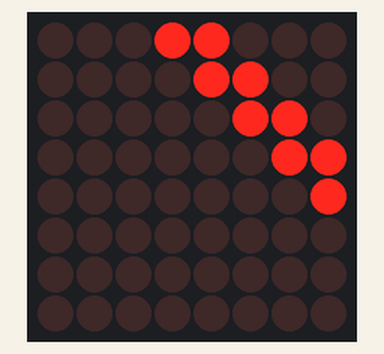
A sketch run on a simulated Arduino Uno, built with avr-gcc and run on an emulated ATmega328P. Shown: 8×8 LED matrix.

Above: at 0.1 s.
At 1.1 s:
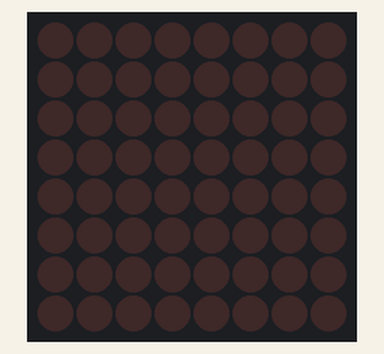
At 2.1 s:
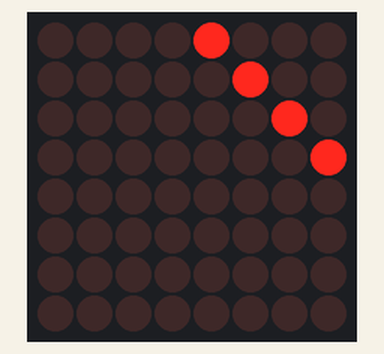
At 3.1 s:
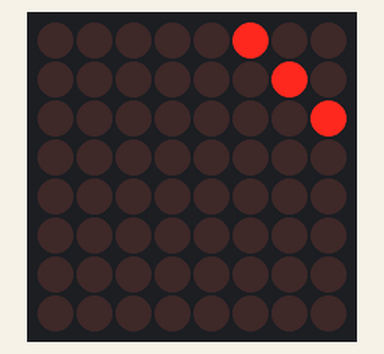

The sketch:

sketch_aug21d.ino
```cpp
#include <LedControl.h>

// Create a LedControl object
LedControl lc = LedControl(11, 13, 10, 1);

// Delay between expressions
const int expressionDelay = 1000;

void setup() {
  // Initialize the MAX7219
  lc.shutdown(0, false);
  lc.setIntensity(0, 8);
  lc.clearDisplay(0);
}

void loop() {
  // Simulate happiness (both eyes on)
  showExpression(B00000000, B00011000, B00011000, B00000000);
  delay(expressionDelay);

  // Simulate sadness (both eyes off)
  showExpression(B00000000, B00000000, B00000000, B00000000);
  delay(expressionDelay);

  // Simulate surprise (alternating blink)
  showExpression(B00001000, B00001000, B00001000, B00001000);
  delay(expressionDelay);
  showExpression(B00000100, B00000100, B00000100, B00000100);
  delay(expressionDelay);

  // ... (Add more expressions as needed)
}

// Display an expression on the 8x32 dot matrix
void showExpression(byte leftEyeTop, byte rightEyeTop, byte leftEyeBottom, byte rightEyeBottom) {
  for (int row = 0; row < 8; row++) {
    byte rowPattern = (leftEyeTop >> row) | (rightEyeTop >> row) |
                     ((leftEyeBottom >> row) << 8) | ((rightEyeBottom >> row) << 8);
    lc.setRow(0, row, rowPattern);
  }
}
```

Measured:
- by itself, everything shown: repeats every 4.0 s, in 4 steps
- what the display in image 1 shows lasts 1.0 s, from 1.0 s to 2.0 s
